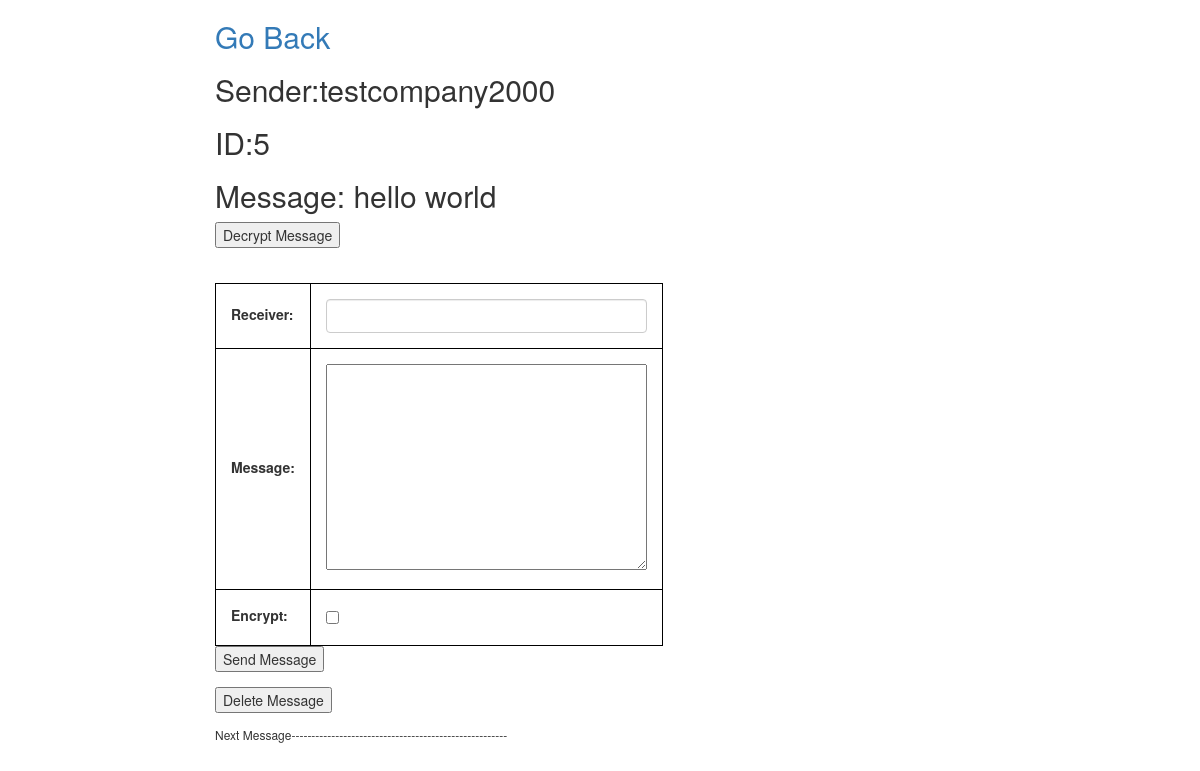
The app's page /catalog/receivemessage/ (signed in), older data.
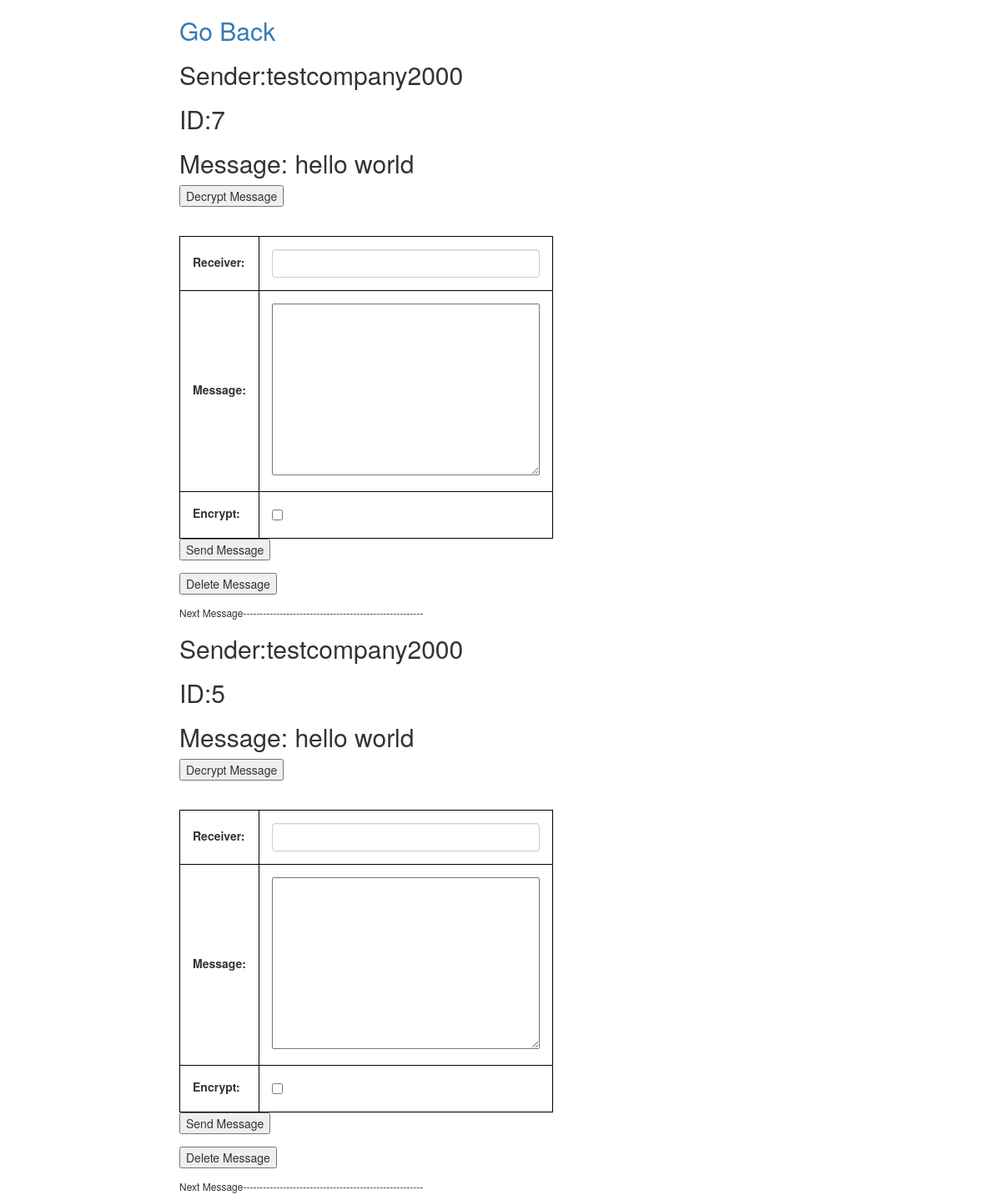
The same page, newer data.
### catalog/models.py (models this page shows)
class Message(models.Model):
    receiver = models.CharField(max_length= 30, help_text="Receiver",default="")
    sender = models.CharField(max_length=30, help_text="Sender",default="")
    message = models.CharField(max_length= 5000, help_text='message',default="")
    content=models.CharField(max_length= 500, help_text='message',default="")
    encrypt=models.BooleanField(default=False)

### catalog/views.py (the view, shortened to what this page needs)
def receive_message(request):
    messages = Message.objects.filter(receiver=request.user.username)
    return render(
            request,
            'receive_message.html',
            {'messages': messages,'form':MessageForm()}
        )

### catalog/forms.py
class MessageForm(forms.Form):
    receiver = forms.CharField(widget=forms.TextInput(attrs={'class': 'form-control', 'max_length': 255}))
    message = forms.CharField(widget=forms.Textarea)
    encrypt = forms.BooleanField(required=False)

### catalog/templates/receive_message.html (shortened to what this page needs)
{% extends "base_generic.html" %}
{% block content %}
<h2><a href={% url 'gohome' %}>Go Back</a></h2>
{% for message in messages reversed %}
<h2>Sender:{{message.sender}}</h2>
<h2>ID:{{message.id}}</h2>
{% if message.encrypt is not True %}
<h2>Message: {{message.message}}</h2>
{% endif %}
<form method = "POST" action ="." class = "form-group">{% csrf_token %}
  <input type="submit" value="Decrypt Message" id="message.id" name="decrypt-message" />
</form>
<br/>
<form method = "POST" action ="." class = "form-group">{% csrf_token %}
            <table>
            {{ form}}
            </table>
            <input type="submit" class = "submit" value="Send Message" name="send-message"/>
        </form>
<form method = "POST" action ="." class = "form-group">{% csrf_token %}
        <input type="submit" class = "submit" value="Delete Message" name = "delete-message" />
        </form>
<h6>Next Message------------------------------------------------------</h2>
{% endfor %}
{% endblock %}

Row changes from the older to the newer data that the page shows:
added Message: sender "testcompany2000", id "7", message "hello world"
